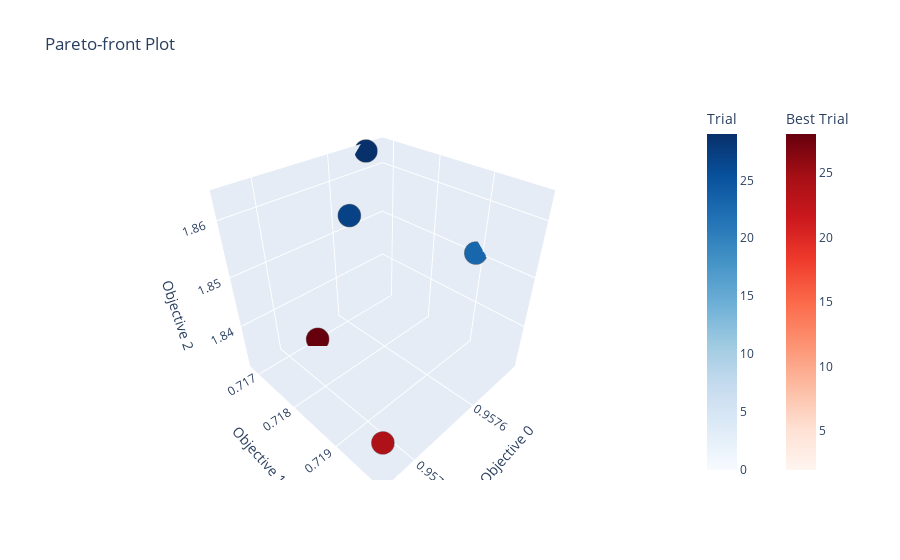

Notebook source saved alongside this figure:
### Code cell
fig = optuna.visualization.plot_pareto_front(study_lr)
fig.show()

### Figure 1 — Plotly figure (JSON) as saved in the notebook; plotly's stock layout.template omitted (floating-point values rounded to 4 significant figures)
{"data": [{"hovertemplate": "%{text}<extra>Trial</extra>", "marker": {"color": [0, 1, 3, 5, 6, 8, 10, 11, 13, 14, 20, 22, 23, 25, 27, 29], "colorbar": {"title": {"text": "Trial"}}, "colorscale": [[0, "rgb(247,251,255)"], [0.125, "rgb(222,235,247)"], [0.25, "rgb(198,219,239)"], [0.375, "rgb(158,202,225)"], [0.5, "rgb(107,174,214)"], [0.625, "rgb(66,146,198)"], [0.75, "rgb(33,113,181)"], [0.875, "rgb(8,81,156)"], [1, "rgb(8,48,107)"]], "line": {"color": "Grey", "width": 0.5}}, "mode": "markers", "showlegend": false, "text": ["{<br>  \"number\": 0,<br>  \"values\": [<br>    0.9575832966016996,<br>    0.7170464378425151,<br>    1.8542568553528727<br>  ],<br>  \"params\": {<br>    \"penalty\": \"l2\",<br>    \"c\": 10<br>  }<br>}", "{<br>  \"number\": 1,<br>  \"values\": [<br>    0.9575832966016996,<br>    0.7170464378425151,<br>    1.8542568553528727<br>  ],<br>  \"params\": {<br>    \"penalty\": \"l2\",<br>    \"c\": 10<br>  }<br>}", "{<br>  \"number\": 3,<br>  \"values\": [<br>    0.9575832966016996,<br>    0.7170464378425151,<br>    1.8542568553528727<br>  ],<br>  \"params\": {<br>    \"penalty\": \"l2\",<br>    \"c\": 10<br>  }<br>}", "{<br>  \"number\": 5,<br>  \"values\": [<br>    0.9575832966016996,<br>    0.7170464378425151,<br>    1.8542568553528727<br>  ],<br>  \"params\": {<br>    \"penalty\": \"l2\",<br>    \"c\": 10<br>  }<br>}", "{<br>  \"number\": 6,<br>  \"values\": [<br>    0.9574364862141678,<br>    0.7189204708584553,<br>    1.850476515178861<br>  ],<br>  \"params\": {<br>    \"penalty\": \"l2\",<br>    \"c\": 1.0<br>  }<br>}", "{<br>  \"number\": 8,<br>  \"values\": [<br>    0.9575832966016996,<br>    0.7170464378425151,<br>    1.8542568553528727<br>  ],<br>  \"params\": {<br>    \"penalty\": \"l2\",<br>    \"c\": 10<br>  }<br>}", "{<br>  \"number\": 10,<br>  \"values\": [<br>    0.9574364862141678,<br>    0.7189204708584553,<br>    1.850476515178861<br>  ],<br>  \"params\": {<br>    \"penalty\": \"l2\",<br>    \"c\": 1.0<br>  }<br>}", "{<br>  \"number\": 11,<br>  \"values\": [<br>    0.9575832966016996,<br>    0.7170464378425151,<br>    1.8542568553528727<br>  ],<br>  \"params\": {<br>    \"penalty\": \"l2\",<br>    \"c\": 10<br>  }<br>}", "{<br>  \"number\": 13,<br>  \"values\": [<br>    0.9575832966016996,<br>    0.7170464378425151,<br>    1.8542568553528727<br>  ],<br>  \"params\": {<br>    \"penalty\": \"l2\",<br>    \"c\": 10<br>  }<br>}", "{<br>  \"number\": 14,<br>  \"values\": [<br>    0.9575832966016996,<br>    0.7170464378425151,<br>    1.8542568553528727<br>  ],<br>  \"params\": {<br>    \"penalty\": \"l2\",<br>    \"c\": 10<br>  }<br>}", "{<br>  \"number\": 20,<br>  \"values\": [<br>    0.9574944437959545,<br>    0.7168294083859851,<br>    1.8637077057879026<br>  ],<br>  \"params\": {<br>    \"penalty\": \"l2\",<br>    \"c\": 0.1<br>  }<br>}", "{<br>  \"number\": 22,<br>  \"values\": [<br>    0.9574364862141678,<br>    0.7189204708584553,<br>    1.850476515178861<br>  ],<br>  \"params\": {<br>    \"penalty\": \"l2\",<br>    \"c\": 1.0<br>  }<br>}", "{<br>  \"number\": 23,<br>  \"values\": [<br>    0.9574364862141678,<br>    0.7189204708584553,<br>    1.850476515178861<br>  ],<br>  \"params\": {<br>    \"penalty\": \"l2\",<br>    \"c\": 1.0<br>  }<br>}", "{<br>  \"number\": 25,<br>  \"values\": [<br>    0.9575832966016996,<br>    0.7170464378425151,<br>    1.8542568553528727<br>  ],<br>  \"params\": {<br>    \"penalty\": \"l2\",<br>    \"c\": 10<br>  }<br>}", "{<br>  \"number\": 27,<br>  \"values\": [<br>    0.9575832966016996,<br>    0.7170464378425151,<br>    1.8542568553528727<br>  ],<br>  \"params\": {<br>    \"penalty\": \"l2\",<br>    \"c\": 10<br>  }<br>}", "{<br>  \"number\": 29,<br>  \"values\": [<br>    0.9574944437959545,<br>    0.7168294083859851,<br>    1.8637077057879026<br>  ],<br>  \"params\": {<br>    \"penalty\": \"l2\",<br>    \"c\": 0.1<br>  }<br>}"], "type": "scatter3d", "x": [0.9576, 0.9576, 0.9576, 0.9576, 0.9574, 0.9576, 0.9574, 0.9576, 0.9576, 0.9576, 0.9575, 0.9574, 0.9574, 0.9576, 0.9576, 0.9575], "y": [0.717, 0.717, 0.717, 0.717, 0.7189, 0.717, 0.7189, 0.717, 0.717, 0.717, 0.7168, 0.7189, 0.7189, 0.717, 0.717, 0.7168], "z": [1.854, 1.854, 1.854, 1.854, 1.85, 1.854, 1.85, 1.854, 1.854, 1.854, 1.864, 1.85, 1.85, 1.854, 1.854, 1.864]}, {"hovertemplate": "%{text}<extra>Best Trial</extra>", "marker": {"color": [2, 4, 7, 9, 12, 15, 16, 17, 18, 19, 21, 24, 26, 28], "colorbar": {"title": {"text": "Best Trial"}, "x": 1.1, "xpad": 40}, "colorscale": [[0, "rgb(255,245,240)"], [0.125, "rgb(254,224,210)"], [0.25, "rgb(252,187,161)"], [0.375, "rgb(252,146,114)"], [0.5, "rgb(251,106,74)"], [0.625, "rgb(239,59,44)"], [0.75, "rgb(203,24,29)"], [0.875, "rgb(165,15,21)"], [1, "rgb(103,0,13)"]], "line": {"color": "Grey", "width": 0.5}}, "mode": "markers", "showlegend": false, "text": ["{<br>  \"number\": 2,<br>  \"values\": [<br>    0.9577171275107451,<br>    0.7170802919708029,<br>    1.8315748143088009<br>  ],<br>  \"params\": {<br>    \"penalty\": \"l2\",<br>    \"c\": 0.01<br>  }<br>}", "{<br>  \"number\": 4,<br>  \"values\": [<br>    0.9577171275107451,<br>    0.7170802919708029,<br>    1.8315748143088009<br>  ],<br>  \"params\": {<br>    \"penalty\": \"l2\",<br>    \"c\": 0.01<br>  }<br>}", "{<br>  \"number\": 7,<br>  \"values\": [<br>    0.9578771787085448,<br>    0.7198387561186295,<br>    1.8391354946568248<br>  ],<br>  \"params\": {<br>    \"penalty\": \"l2\",<br>    \"c\": 100<br>  }<br>}", "{<br>  \"number\": 9,<br>  \"values\": [<br>    0.9577171275107451,<br>    0.7170802919708029,<br>    1.8315748143088009<br>  ],<br>  \"params\": {<br>    \"penalty\": \"l2\",<br>    \"c\": 0.01<br>  }<br>}", "{<br>  \"number\": 12,<br>  \"values\": [<br>    0.9578771787085448,<br>    0.7198387561186295,<br>    1.8391354946568248<br>  ],<br>  \"params\": {<br>    \"penalty\": \"l2\",<br>    \"c\": 100<br>  }<br>}", "{<br>  \"number\": 15,<br>  \"values\": [<br>    0.9577171275107451,<br>    0.7170802919708029,<br>    1.8315748143088009<br>  ],<br>  \"params\": {<br>    \"penalty\": \"l2\",<br>    \"c\": 0.01<br>  }<br>}", "{<br>  \"number\": 16,<br>  \"values\": [<br>    0.9578771787085448,<br>    0.7198387561186295,<br>    1.8391354946568248<br>  ],<br>  \"params\": {<br>    \"penalty\": \"l2\",<br>    \"c\": 100<br>  }<br>}", "{<br>  \"number\": 17,<br>  \"values\": [<br>    0.9578771787085448,<br>    0.7198387561186295,<br>    1.8391354946568248<br>  ],<br>  \"params\": {<br>    \"penalty\": \"l2\",<br>    \"c\": 100<br>  }<br>}", "{<br>  \"number\": 18,<br>  \"values\": [<br>    0.9577171275107451,<br>    0.7170802919708029,<br>    1.8315748143088009<br>  ],<br>  \"params\": {<br>    \"penalty\": \"l2\",<br>    \"c\": 0.01<br>  }<br>}", "{<br>  \"number\": 19,<br>  \"values\": [<br>    0.9577171275107451,<br>    0.7170802919708029,<br>    1.8315748143088009<br>  ],<br>  \"params\": {<br>    \"penalty\": \"l2\",<br>    \"c\": 0.01<br>  }<br>}", "{<br>  \"number\": 21,<br>  \"values\": [<br>    0.9577171275107451,<br>    0.7170802919708029,<br>    1.8315748143088009<br>  ],<br>  \"params\": {<br>    \"penalty\": \"l2\",<br>    \"c\": 0.01<br>  }<br>}", "{<br>  \"number\": 24,<br>  \"values\": [<br>    0.9578771787085448,<br>    0.7198387561186295,<br>    1.8391354946568248<br>  ],<br>  \"params\": {<br>    \"penalty\": \"l2\",<br>    \"c\": 100<br>  }<br>}", "{<br>  \"number\": 26,<br>  \"values\": [<br>    0.9577171275107451,<br>    0.7170802919708029,<br>    1.8315748143088009<br>  ],<br>  \"params\": {<br>    \"penalty\": \"l2\",<br>    \"c\": 0.01<br>  }<br>}", "{<br>  \"number\": 28,<br>  \"values\": [<br>    0.9577171275107451,<br>    0.7170802919708029,<br>    1.8315748143088009<br>  ],<br>  \"params\": {<br>    \"penalty\": \"l2\",<br>    \"c\": 0.01<br>  }<br>}"], "type": "scatter3d", "x": [0.9577, 0.9577, 0.9579, 0.9577, 0.9579, 0.9577, 0.9579, 0.9579, 0.9577, 0.9577, 0.9577, 0.9579, 0.9577, 0.9577], "y": [0.7171, 0.7171, 0.7198, 0.7171, 0.7198, 0.7171, 0.7198, 0.7198, 0.7171, 0.7171, 0.7171, 0.7198, 0.7171, 0.7171], "z": [1.832, 1.832, 1.839, 1.832, 1.839, 1.832, 1.839, 1.839, 1.832, 1.832, 1.832, 1.839, 1.832, 1.832]}], "layout": {"scene": {"xaxis": {"title": {"text": "Objective 0"}}, "yaxis": {"title": {"text": "Objective 1"}}, "zaxis": {"title": {"text": "Objective 2"}}}, "title": {"text": "Pareto-front Plot"}}}
